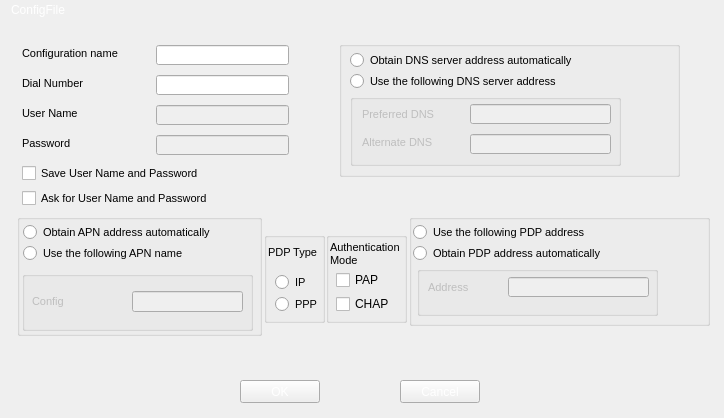
<?xml version="1.0" encoding="UTF-8"?>
<ui version="4.0">
 <class>FormApnSetting</class>
 <widget class="QWidget" name="FormApnSetting">
  <property name="geometry">
   <rect>
    <x>0</x>
    <y>0</y>
    <width>724</width>
    <height>418</height>
   </rect>
  </property>
  <property name="minimumSize">
   <size>
    <width>579</width>
    <height>387</height>
   </size>
  </property>
  <property name="windowTitle">
   <string>Form</string>
  </property>
  <property name="styleSheet">
   <string notr="true">QWidget#FormApnSetting {
border-image:url(Skin/OPTION.png);
}
</string>
  </property>
  <widget class="QWidget" name="widget" native="true">
   <property name="geometry">
    <rect>
     <x>6</x>
     <y>29</y>
     <width>711</width>
     <height>318</height>
    </rect>
   </property>
   <property name="styleSheet">
    <string notr="true"/>
   </property>
   <widget class="QGroupBox" name="groupBoxApnAddressSet">
    <property name="geometry">
     <rect>
      <x>11</x>
      <y>185</y>
      <width>245</width>
      <height>122</height>
     </rect>
    </property>
    <property name="title">
     <string/>
    </property>
    <widget class="QRadioButton" name="radioButtonAutoApn">
     <property name="geometry">
      <rect>
       <x>6</x>
       <y>10</y>
       <width>241</width>
       <height>16</height>
      </rect>
     </property>
     <property name="font">
      <font>
       <pointsize>8</pointsize>
      </font>
     </property>
     <property name="text">
      <string>Obtain APN address automatically</string>
     </property>
    </widget>
    <widget class="QRadioButton" name="radioButtonManulApn">
     <property name="geometry">
      <rect>
       <x>6</x>
       <y>31</y>
       <width>211</width>
       <height>16</height>
      </rect>
     </property>
     <property name="font">
      <font>
       <pointsize>8</pointsize>
      </font>
     </property>
     <property name="text">
      <string>Use the following APN name</string>
     </property>
    </widget>
    <widget class="QGroupBox" name="groupBoxAPNAddress">
     <property name="geometry">
      <rect>
       <x>5</x>
       <y>57</y>
       <width>231</width>
       <height>60</height>
      </rect>
     </property>
     <property name="minimumSize">
      <size>
       <width>0</width>
       <height>60</height>
      </size>
     </property>
     <property name="maximumSize">
      <size>
       <width>16777215</width>
       <height>50</height>
      </size>
     </property>
     <property name="title">
      <string/>
     </property>
     <widget class="QLabel" name="labelApnAddress">
      <property name="enabled">
       <bool>false</bool>
      </property>
      <property name="geometry">
       <rect>
        <x>10</x>
        <y>20</y>
        <width>91</width>
        <height>20</height>
       </rect>
      </property>
      <property name="sizePolicy">
       <sizepolicy hsizetype="Preferred" vsizetype="Fixed">
        <horstretch>0</horstretch>
        <verstretch>0</verstretch>
       </sizepolicy>
      </property>
      <property name="minimumSize">
       <size>
        <width>0</width>
        <height>20</height>
       </size>
      </property>
      <property name="maximumSize">
       <size>
        <width>16777215</width>
        <height>20</height>
       </size>
      </property>
      <property name="sizeIncrement">
       <size>
        <width>0</width>
        <height>50</height>
       </size>
      </property>
      <property name="font">
       <font>
        <pointsize>8</pointsize>
       </font>
      </property>
      <property name="text">
       <string>Config</string>
      </property>
     </widget>
     <widget class="QLineEdit" name="lineEditApnAddress">
      <property name="enabled">
       <bool>false</bool>
      </property>
      <property name="geometry">
       <rect>
        <x>110</x>
        <y>20</y>
        <width>111</width>
        <height>21</height>
       </rect>
      </property>
      <property name="minimumSize">
       <size>
        <width>0</width>
        <height>20</height>
       </size>
      </property>
     </widget>
    </widget>
   </widget>
   <widget class="QGroupBox" name="groupBoxPdp">
    <property name="geometry">
     <rect>
      <x>403</x>
      <y>185</y>
      <width>301</width>
      <height>112</height>
     </rect>
    </property>
    <property name="title">
     <string/>
    </property>
    <widget class="QRadioButton" name="radioButtonManualPdp">
     <property name="geometry">
      <rect>
       <x>4</x>
       <y>10</y>
       <width>255</width>
       <height>16</height>
      </rect>
     </property>
     <property name="font">
      <font>
       <pointsize>8</pointsize>
      </font>
     </property>
     <property name="text">
      <string>Use the following PDP address</string>
     </property>
    </widget>
    <widget class="QRadioButton" name="radioButtonAutoPdp">
     <property name="geometry">
      <rect>
       <x>4</x>
       <y>31</y>
       <width>311</width>
       <height>16</height>
      </rect>
     </property>
     <property name="font">
      <font>
       <pointsize>8</pointsize>
      </font>
     </property>
     <property name="text">
      <string>Obtain PDP address automatically</string>
     </property>
    </widget>
    <widget class="QGroupBox" name="groupBoxPDPAddress">
     <property name="geometry">
      <rect>
       <x>8</x>
       <y>52</y>
       <width>241</width>
       <height>50</height>
      </rect>
     </property>
     <property name="minimumSize">
      <size>
       <width>0</width>
       <height>50</height>
      </size>
     </property>
     <property name="maximumSize">
      <size>
       <width>16777215</width>
       <height>60</height>
      </size>
     </property>
     <property name="title">
      <string/>
     </property>
     <widget class="QLineEdit" name="lineEditPdpaddress">
      <property name="enabled">
       <bool>false</bool>
      </property>
      <property name="geometry">
       <rect>
        <x>91</x>
        <y>11</y>
        <width>141</width>
        <height>20</height>
       </rect>
      </property>
     </widget>
     <widget class="QLabel" name="labelPdpAddress">
      <property name="enabled">
       <bool>false</bool>
      </property>
      <property name="geometry">
       <rect>
        <x>11</x>
        <y>11</y>
        <width>81</width>
        <height>20</height>
       </rect>
      </property>
      <property name="minimumSize">
       <size>
        <width>0</width>
        <height>20</height>
       </size>
      </property>
      <property name="sizeIncrement">
       <size>
        <width>0</width>
        <height>20</height>
       </size>
      </property>
      <property name="font">
       <font>
        <pointsize>8</pointsize>
       </font>
      </property>
      <property name="text">
       <string>Address</string>
      </property>
     </widget>
    </widget>
   </widget>
   <widget class="QGroupBox" name="groupBoxPdpType">
    <property name="geometry">
     <rect>
      <x>258</x>
      <y>203</y>
      <width>61</width>
      <height>91</height>
     </rect>
    </property>
    <property name="title">
     <string/>
    </property>
    <widget class="QLabel" name="labelPdpType">
     <property name="geometry">
      <rect>
       <x>4</x>
       <y>8</y>
       <width>65</width>
       <height>25</height>
      </rect>
     </property>
     <property name="minimumSize">
      <size>
       <width>65</width>
       <height>25</height>
      </size>
     </property>
     <property name="maximumSize">
      <size>
       <width>65</width>
       <height>25</height>
      </size>
     </property>
     <property name="font">
      <font>
       <pointsize>8</pointsize>
      </font>
     </property>
     <property name="text">
      <string>PDP Type</string>
     </property>
     <property name="wordWrap">
      <bool>true</bool>
     </property>
    </widget>
    <widget class="QRadioButton" name="radioButtonPPP">
     <property name="geometry">
      <rect>
       <x>11</x>
       <y>64</y>
       <width>61</width>
       <height>16</height>
      </rect>
     </property>
     <property name="font">
      <font>
       <pointsize>8</pointsize>
      </font>
     </property>
     <property name="text">
      <string>PPP</string>
     </property>
    </widget>
    <widget class="QRadioButton" name="radioButtonIP">
     <property name="geometry">
      <rect>
       <x>11</x>
       <y>42</y>
       <width>61</width>
       <height>16</height>
      </rect>
     </property>
     <property name="font">
      <font>
       <pointsize>8</pointsize>
      </font>
     </property>
     <property name="styleSheet">
      <string notr="true"/>
     </property>
     <property name="text">
      <string>IP</string>
     </property>
    </widget>
   </widget>
   <widget class="QGroupBox" name="groupBoxAuthentication">
    <property name="geometry">
     <rect>
      <x>320</x>
      <y>203</y>
      <width>81</width>
      <height>91</height>
     </rect>
    </property>
    <property name="title">
     <string/>
    </property>
    <widget class="QLabel" name="labelAuthentication">
     <property name="geometry">
      <rect>
       <x>4</x>
       <y>9</y>
       <width>101</width>
       <height>25</height>
      </rect>
     </property>
     <property name="minimumSize">
      <size>
       <width>0</width>
       <height>25</height>
      </size>
     </property>
     <property name="maximumSize">
      <size>
       <width>16777215</width>
       <height>25</height>
      </size>
     </property>
     <property name="font">
      <font>
       <pointsize>8</pointsize>
      </font>
     </property>
     <property name="text">
      <string>Authentication
Mode</string>
     </property>
     <property name="wordWrap">
      <bool>true</bool>
     </property>
    </widget>
    <widget class="QCheckBox" name="checkBoxChap">
     <property name="geometry">
      <rect>
       <x>10</x>
       <y>64</y>
       <width>84</width>
       <height>16</height>
      </rect>
     </property>
     <property name="text">
      <string>CHAP</string>
     </property>
    </widget>
    <widget class="QCheckBox" name="checkBoxPap">
     <property name="geometry">
      <rect>
       <x>10</x>
       <y>40</y>
       <width>84</width>
       <height>16</height>
      </rect>
     </property>
     <property name="text">
      <string>PAP</string>
     </property>
    </widget>
   </widget>
   <widget class="QGroupBox" name="groupBoxDnsSet">
    <property name="geometry">
     <rect>
      <x>333</x>
      <y>12</y>
      <width>341</width>
      <height>136</height>
     </rect>
    </property>
    <property name="title">
     <string/>
    </property>
    <property name="flat">
     <bool>false</bool>
    </property>
    <widget class="QRadioButton" name="radioButtonAutoDns">
     <property name="geometry">
      <rect>
       <x>11</x>
       <y>11</y>
       <width>321</width>
       <height>16</height>
      </rect>
     </property>
     <property name="font">
      <font>
       <pointsize>8</pointsize>
      </font>
     </property>
     <property name="text">
      <string>Obtain DNS server address automatically</string>
     </property>
    </widget>
    <widget class="QRadioButton" name="radioButtonManualDns">
     <property name="geometry">
      <rect>
       <x>11</x>
       <y>32</y>
       <width>281</width>
       <height>16</height>
      </rect>
     </property>
     <property name="font">
      <font>
       <pointsize>8</pointsize>
      </font>
     </property>
     <property name="text">
      <string>Use the following DNS server address</string>
     </property>
    </widget>
    <widget class="QGroupBox" name="groupBoxDnsAddress">
     <property name="geometry">
      <rect>
       <x>11</x>
       <y>53</y>
       <width>271</width>
       <height>72</height>
      </rect>
     </property>
     <property name="title">
      <string/>
     </property>
     <property name="alignment">
      <set>Qt::AlignLeading|Qt::AlignLeft|Qt::AlignVCenter</set>
     </property>
     <property name="flat">
      <bool>false</bool>
     </property>
     <property name="checkable">
      <bool>false</bool>
     </property>
     <widget class="QLineEdit" name="lineEditAlternateDns">
      <property name="enabled">
       <bool>false</bool>
      </property>
      <property name="geometry">
       <rect>
        <x>120</x>
        <y>40</y>
        <width>141</width>
        <height>20</height>
       </rect>
      </property>
     </widget>
     <widget class="QLabel" name="labelAlternateDns">
      <property name="enabled">
       <bool>false</bool>
      </property>
      <property name="geometry">
       <rect>
        <x>12</x>
        <y>40</y>
        <width>111</width>
        <height>16</height>
       </rect>
      </property>
      <property name="font">
       <font>
        <pointsize>8</pointsize>
       </font>
      </property>
      <property name="text">
       <string>Alternate DNS</string>
      </property>
     </widget>
     <widget class="QLineEdit" name="lineEditPreferredDns">
      <property name="enabled">
       <bool>false</bool>
      </property>
      <property name="geometry">
       <rect>
        <x>120</x>
        <y>10</y>
        <width>141</width>
        <height>20</height>
       </rect>
      </property>
     </widget>
     <widget class="QLabel" name="labelPreferedDns">
      <property name="enabled">
       <bool>false</bool>
      </property>
      <property name="geometry">
       <rect>
        <x>12</x>
        <y>12</y>
        <width>111</width>
        <height>16</height>
       </rect>
      </property>
      <property name="font">
       <font>
        <pointsize>8</pointsize>
       </font>
      </property>
      <property name="text">
       <string>Preferred DNS</string>
      </property>
     </widget>
    </widget>
   </widget>
   <widget class="QLabel" name="labelConfigName">
    <property name="geometry">
     <rect>
      <x>16</x>
      <y>16</y>
      <width>128</width>
      <height>16</height>
     </rect>
    </property>
    <property name="font">
     <font>
      <pointsize>8</pointsize>
     </font>
    </property>
    <property name="text">
     <string>Configuration name</string>
    </property>
   </widget>
   <widget class="QLabel" name="labelDialUpNumber">
    <property name="geometry">
     <rect>
      <x>16</x>
      <y>46</y>
      <width>118</width>
      <height>16</height>
     </rect>
    </property>
    <property name="font">
     <font>
      <pointsize>8</pointsize>
     </font>
    </property>
    <property name="text">
     <string>Dial Number</string>
    </property>
   </widget>
   <widget class="QLineEdit" name="lineEditPassword">
    <property name="enabled">
     <bool>false</bool>
    </property>
    <property name="geometry">
     <rect>
      <x>150</x>
      <y>106</y>
      <width>133</width>
      <height>20</height>
     </rect>
    </property>
   </widget>
   <widget class="QCheckBox" name="checkBoxAskUsernameAndPassword">
    <property name="geometry">
     <rect>
      <x>16</x>
      <y>161</y>
      <width>251</width>
      <height>16</height>
     </rect>
    </property>
    <property name="font">
     <font>
      <pointsize>8</pointsize>
     </font>
    </property>
    <property name="text">
     <string>Ask for User Name and Password</string>
    </property>
   </widget>
   <widget class="QLabel" name="labelUsername">
    <property name="geometry">
     <rect>
      <x>16</x>
      <y>76</y>
      <width>118</width>
      <height>16</height>
     </rect>
    </property>
    <property name="font">
     <font>
      <pointsize>8</pointsize>
     </font>
    </property>
    <property name="text">
     <string>User Name</string>
    </property>
   </widget>
   <widget class="QCheckBox" name="checkBoxSaveUsernameAndPassword">
    <property name="geometry">
     <rect>
      <x>16</x>
      <y>136</y>
      <width>251</width>
      <height>16</height>
     </rect>
    </property>
    <property name="font">
     <font>
      <pointsize>8</pointsize>
     </font>
    </property>
    <property name="text">
     <string>Save User Name and Password</string>
    </property>
   </widget>
   <widget class="QLineEdit" name="lineEditUsername">
    <property name="enabled">
     <bool>false</bool>
    </property>
    <property name="geometry">
     <rect>
      <x>150</x>
      <y>76</y>
      <width>133</width>
      <height>20</height>
     </rect>
    </property>
   </widget>
   <widget class="QLineEdit" name="lineEditDialUpNumber">
    <property name="geometry">
     <rect>
      <x>150</x>
      <y>46</y>
      <width>133</width>
      <height>20</height>
     </rect>
    </property>
   </widget>
   <widget class="QLabel" name="labelPassword">
    <property name="geometry">
     <rect>
      <x>16</x>
      <y>106</y>
      <width>118</width>
      <height>16</height>
     </rect>
    </property>
    <property name="font">
     <font>
      <pointsize>8</pointsize>
     </font>
    </property>
    <property name="text">
     <string>Password</string>
    </property>
   </widget>
   <widget class="QLineEdit" name="lineEditConfigName">
    <property name="geometry">
     <rect>
      <x>150</x>
      <y>16</y>
      <width>133</width>
      <height>20</height>
     </rect>
    </property>
   </widget>
  </widget>
  <widget class="QPushButton" name="pushButtonCancel">
   <property name="geometry">
    <rect>
     <x>400</x>
     <y>380</y>
     <width>80</width>
     <height>23</height>
    </rect>
   </property>
   <property name="sizePolicy">
    <sizepolicy hsizetype="Fixed" vsizetype="Fixed">
     <horstretch>0</horstretch>
     <verstretch>0</verstretch>
    </sizepolicy>
   </property>
   <property name="minimumSize">
    <size>
     <width>70</width>
     <height>0</height>
    </size>
   </property>
   <property name="maximumSize">
    <size>
     <width>100</width>
     <height>27</height>
    </size>
   </property>
   <property name="cursor">
    <cursorShape>PointingHandCursor</cursorShape>
   </property>
   <property name="styleSheet">
    <string notr="true">QPushButton{ 
border-image:url(Skin/SmallChangeableButton_1.png);
	color: rgb(255, 255, 255);
}
QPushButton:pressed{ 
border-image:url(Skin/SmallChangeableButton_3.png);
}
QPushButton:hover{
border-image:url(Skin/SmallChangeableButton_3.png);
	color: rgb(0, 0, 0);
}
QPushButton:disabled{
border-image:url(Skin/SmallChangeableButton_2.png);
	color: rgb(0, 0, 0);
}</string>
   </property>
   <property name="text">
    <string>Cancel</string>
   </property>
  </widget>
  <widget class="QPushButton" name="pushButtonOk">
   <property name="geometry">
    <rect>
     <x>240</x>
     <y>380</y>
     <width>80</width>
     <height>23</height>
    </rect>
   </property>
   <property name="sizePolicy">
    <sizepolicy hsizetype="Fixed" vsizetype="Fixed">
     <horstretch>0</horstretch>
     <verstretch>0</verstretch>
    </sizepolicy>
   </property>
   <property name="minimumSize">
    <size>
     <width>70</width>
     <height>0</height>
    </size>
   </property>
   <property name="maximumSize">
    <size>
     <width>100</width>
     <height>27</height>
    </size>
   </property>
   <property name="cursor">
    <cursorShape>PointingHandCursor</cursorShape>
   </property>
   <property name="styleSheet">
    <string notr="true">QPushButton{ 
border-image:url(Skin/SmallChangeableButton_1.png);
	color: rgb(255, 255, 255);
}
QPushButton:pressed{ 
border-image:url(Skin/SmallChangeableButton_3.png);
}
QPushButton:hover{
border-image:url(Skin/SmallChangeableButton_3.png);
	color: rgb(0, 0, 0);
}
QPushButton:disabled{
border-image:url(Skin/SmallChangeableButton_2.png);
	color: rgb(0, 0, 0);
}</string>
   </property>
   <property name="text">
    <string>OK</string>
   </property>
  </widget>
  <widget class="QLabel" name="labelApnConfigurationFile">
   <property name="geometry">
    <rect>
     <x>11</x>
     <y>2</y>
     <width>101</width>
     <height>16</height>
    </rect>
   </property>
   <property name="styleSheet">
    <string notr="true">QLabel
{
	color: rgb(255, 255, 255);
}</string>
   </property>
   <property name="text">
    <string>ConfigFile</string>
   </property>
  </widget>
  <zorder>pushButtonCancel</zorder>
  <zorder>pushButtonOk</zorder>
  <zorder>labelApnConfigurationFile</zorder>
  <zorder>widget</zorder>
 </widget>
 <resources/>
 <connections/>
</ui>
